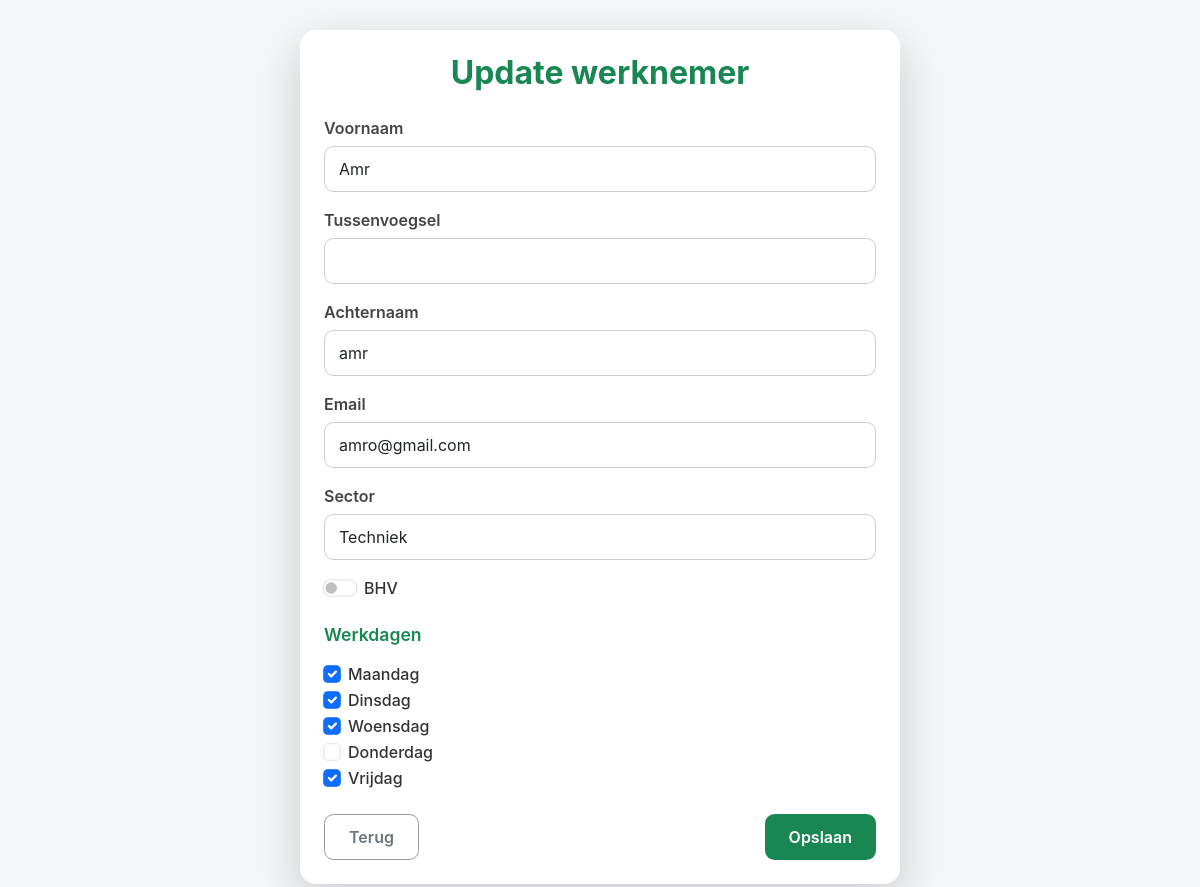
The page /update.php?id=26 on the database its author committed.
### tables this page shows
CREATE TABLE `werknemers` (
  `id` int(11) NOT NULL,
  `voornaam` varchar(50) NOT NULL,
  `tussenvoegsel` varchar(20) DEFAULT NULL,
  `achternaam` varchar(50) NOT NULL,
  `email` varchar(100) NOT NULL,
  `werkdag_ma` tinyint(1) DEFAULT 0,
  `werkdag_di` tinyint(1) DEFAULT 0,
  `werkdag_wo` tinyint(1) DEFAULT 0,
  `werkdag_do` tinyint(1) DEFAULT 0,
  `werkdag_vr` tinyint(1) DEFAULT 0,
  `sector` varchar(50) NOT NULL,
  `BHV` tinyint(1) DEFAULT 0,
  `status` enum('Ziek','Aanwezig','Op de school','Afwezig','Eefetjes Afwezig') DEFAULT 'Aanwezig',
  `status_ma` enum('Aanwezig','Afwezig','Ziek','Op de school','Eefetjes Afwezig') DEFAULT 'Afwezig',
  `status_di` enum('Aanwezig','Afwezig','Ziek','Op de school','Eefetjes Afwezig') DEFAULT 'Afwezig',
  `status_wo` enum('Aanwezig','Afwezig','Ziek','Op de school','Eefetjes Afwezig') DEFAULT 'Afwezig',
  `status_do` enum('Aanwezig','Afwezig','Ziek','Op de school','Eefetjes Afwezig') DEFAULT 'Afwezig',
  `status_vr` enum('Aanwezig','Afwezig','Ziek','Op de school','Eefetjes Afwezig') DEFAULT 'Afwezig',
  `tijdelijk_tot` datetime DEFAULT NULL
);

### update.php (the view, shortened to what this page needs)
<?php
try {
    $db = new PDO("mysql:host=localhost;dbname=technolab-dashboard", "root", "");
    $db->setAttribute(PDO::ATTR_ERRMODE, PDO::ERRMODE_EXCEPTION);
} catch (PDOException $e) {
    die("Fout!: " . $e->getMessage());
}
$id = intval($_GET['id']);
$stmt = $db->prepare("SELECT * FROM werknemers WHERE id = :id");
$stmt->execute([':id' => $id]);
$werknemer = $stmt->fetch(PDO::FETCH_ASSOC);
?>
<!DOCTYPE html>
<html lang="nl">
<head>
    <link href="https://cdn.jsdelivr.net/npm/bootstrap@5.3.2/dist/css/bootstrap.min.css" rel="stylesheet">
    <link rel="stylesheet" href="css/update.css">
</head>
<body>
<div class="update-wrapper">
    <div class="update-card shadow-lg p-4 rounded-4 bg-white">
        <h2 class="mb-4 text-center">Update werknemer</h2>
        <form method="post" class="update-form">
            <div class="mb-3">
                <label class="form-label">Voornaam</label>
                <input type="text" name="voornaam" class="form-control" value="<?= htmlspecialchars($werknemer['voornaam']) ?>" required>
            </div>
            <div class="mb-3">
                <label class="form-label">Tussenvoegsel</label>
                <input type="text" name="tussenvoegsel" class="form-control" value="<?= htmlspecialchars($werknemer['tussenvoegsel']) ?>">
            </div>
            <div class="mb-3">
                <label class="form-label">Achternaam</label>
                <input type="text" name="achternaam" class="form-control" value="<?= htmlspecialchars($werknemer['achternaam']) ?>" required>
            </div>
            <div class="mb-3">
                <label class="form-label">Email</label>
                <input type="email" name="email" class="form-control" value="<?= htmlspecialchars($werknemer['email']) ?>" required>
            </div>
            <div class="mb-3">
                <label class="form-label">Sector</label>
                <input type="text" name="sector" class="form-control" value="<?= htmlspecialchars($werknemer['sector']) ?>" required>
            </div>
            <div class="form-check form-switch mb-4">
                <input type="checkbox" name="BHV" class="form-check-input" id="BHV" <?= $werknemer['BHV'] ? 'checked' : '' ?>>
                <label class="form-check-label" for="BHV">BHV</label>
            </div>
            <h4 class="mb-3">Werkdagen</h4>
            <?php
            $days = ['ma' => 'Maandag', 'di' => 'Dinsdag', 'wo' => 'Woensdag', 'do' => 'Donderdag', 'vr' => 'Vrijdag'];
            foreach ($days as $key => $label):
                ?>
                <div class="form-check">
                    <input type="checkbox" name="werkdag_<?= $key ?>" class="form-check-input" id="werkdag_<?= $key ?>"
                        <?= $werknemer["werkdag_$key"] ? 'checked' : '' ?>>
                    <label class="form-check-label" for="werkdag_<?= $key ?>"><?= $label ?></label>
                </div>
            <?php endforeach; ?>
            <div class="d-flex justify-content-between mt-4">
                <a href="dagplanning.php" class="btn btn-outline-secondary">Terug</a>
                <button type="submit" class="btn btn-success">Opslaan</button>
            </div>
        </form>
    </div>
</div>
</body>
</html>

### css/update.css (style rules this page uses)
body { background: #f5f6fa; font-family: 'Inter', sans-serif; color: #333; margin: 0; padding: 0; }
.update-wrapper { min-height: 100vh; display: flex; align-items: center; justify-content: center; padding: 30px 15px; }
.update-card { max-width: 600px; width: 100%; background: #fff; border-radius: 1rem; box-shadow: 0 4px 20px rgba(0, 0, 0, 0.08); padding: 2rem; }
.update-card h2 { font-weight: 700; color: #198754; margin-bottom: 20px; text-align: center; }
.update-form .form-label { font-weight: 600; margin-bottom: 6px; color: #444; }
.update-form input.form-control { border-radius: 0.6rem; border: 1px solid #ccc; padding: 10px 14px; transition: all 0.2s ease; }
.form-check-input { cursor: pointer; transform: scale(1.1); margin-right: 6px; }
.form-check-label { cursor: pointer; font-weight: 500; }
.btn-success { border-radius: 0.6rem; padding: 10px 24px; font-weight: 600; background: #198754; border: none; transition: background 0.25s ease; }
.btn-outline-secondary { border-radius: 0.6rem; padding: 10px 24px; font-weight: 600; border: 1px solid #999; transition: all 0.25s ease; }
.update-form h4 { font-size: 1.1rem; margin: 20px 0 10px; color: #198754; font-weight: 600; }

### rows shown on the page
werknemers: voornaam "Amr", achternaam "amr", email "amro@gmail.com", sector "Techniek", werkdag_ma "☑", werkdag_di "☑", werkdag_wo "☑", werkdag_vr "☑"

### other values the page prints
$label "Maandag"
$label "Dinsdag"
$label "Woensdag"
$label "Donderdag"
$label "Vrijdag"
